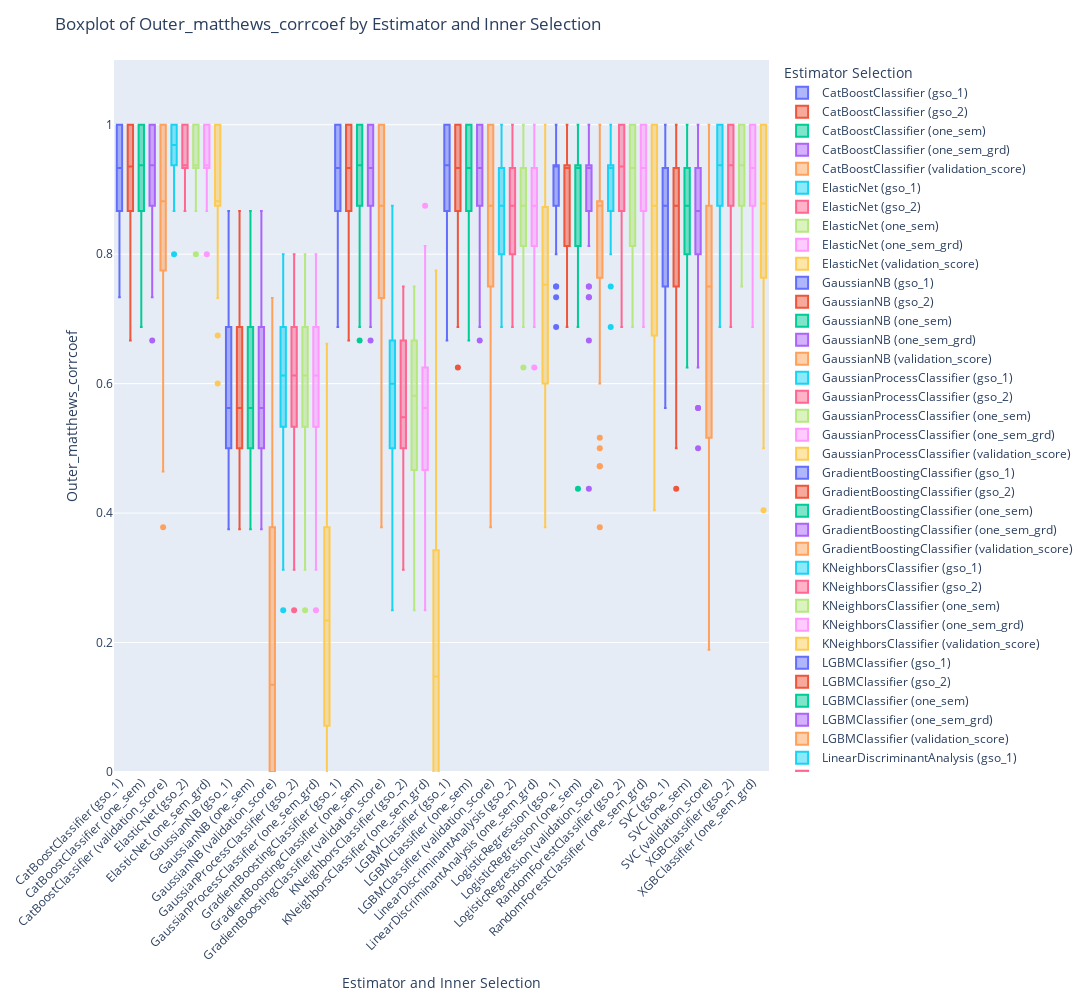

Here is the notebook cell this chart was saved with:
### Code cell
dataset_name = 'epic_lc_ms_pos'
excel_dir = 'Results/'
metric = 'Outer_matthews_corrcoef'


final = load_excel_to_dataframe(excel_dir, dataset_name)
final = fix_format(final, metric)

plotit(final, metric)
